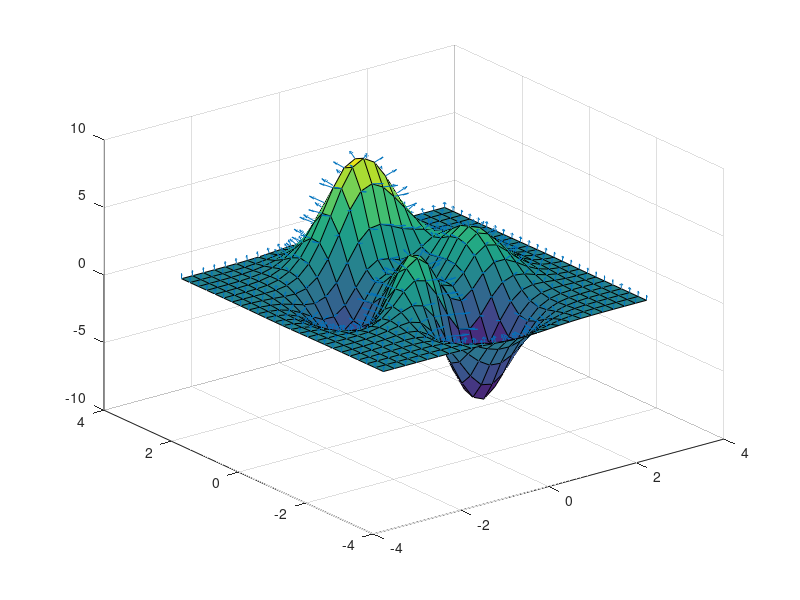

Recreate this plot in MATLAB. (Note: this script raises an error after producing the figure.)
clf;
clear;
 
 #colormap ("default");
 
 startx = 100;
 starty = 100;
 width = 1200;
 height = 800;
 figure(1, 'position',[startx,starty,width,height]);
 
 [x, y, z] = peaks (25);
 surf (x, y, z);
 
 hold on;
 
 [u, v, w] = surfnorm (x, y, z / 10);
 h = quiver3 (x, y, z, u, v, w);
 set (h, "maxheadsize", 0.2);
 
 %[u2, v2, w2] = gradient (x, y, z);
 surf (u2, v2, w2);
 
 hold off;
 
 %shading interp;
 title ("quiver3 of surface normals to peaks() function");
 
 rotate3d on
